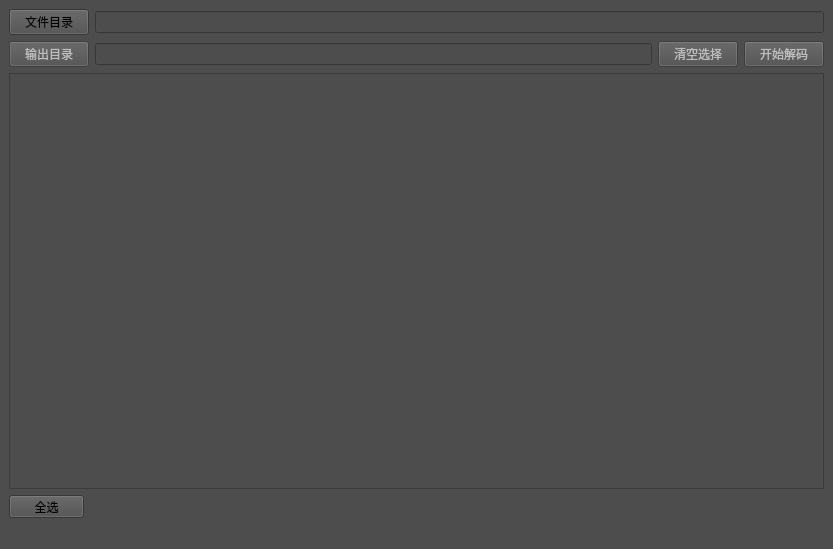
<?xml version="1.0" encoding="UTF-8"?>
<ui version="4.0">
 <class>MainWindow</class>
 <widget class="QMainWindow" name="MainWindow">
  <property name="geometry">
   <rect>
    <x>0</x>
    <y>0</y>
    <width>833</width>
    <height>549</height>
   </rect>
  </property>
  <property name="windowTitle">
   <string>网易云音频格式转换工具</string>
  </property>
  <property name="windowIcon">
   <iconset resource="res.qrc">
    <normaloff>:/images/icon.png</normaloff>:/images/icon.png</iconset>
  </property>
  <property name="styleSheet">
   <string notr="true">background-color: rgb(77, 77, 77);</string>
  </property>
  <widget class="QWidget" name="centralwidget">
   <layout class="QVBoxLayout" name="verticalLayout">
    <item>
     <layout class="QHBoxLayout" name="horizontalLayout">
      <item>
       <widget class="QPushButton" name="openDirPushButton">
        <property name="text">
         <string>文件目录</string>
        </property>
       </widget>
      </item>
      <item>
       <widget class="QLineEdit" name="inDirlLineEdit">
        <property name="readOnly">
         <bool>true</bool>
        </property>
       </widget>
      </item>
     </layout>
    </item>
    <item>
     <layout class="QHBoxLayout" name="horizontalLayout_2">
      <item>
       <widget class="QPushButton" name="outDirPushButton">
        <property name="enabled">
         <bool>false</bool>
        </property>
        <property name="text">
         <string>输出目录</string>
        </property>
       </widget>
      </item>
      <item>
       <widget class="QLineEdit" name="outDirlLineEdit">
        <property name="readOnly">
         <bool>true</bool>
        </property>
       </widget>
      </item>
      <item>
       <widget class="QPushButton" name="clearSelectPushButton">
        <property name="enabled">
         <bool>false</bool>
        </property>
        <property name="text">
         <string>清空选择</string>
        </property>
       </widget>
      </item>
      <item>
       <widget class="QPushButton" name="startDecodePushButton">
        <property name="enabled">
         <bool>false</bool>
        </property>
        <property name="text">
         <string>开始解码</string>
        </property>
       </widget>
      </item>
     </layout>
    </item>
    <item>
     <widget class="QTableWidget" name="tableWidget">
      <property name="sizeAdjustPolicy">
       <enum>QAbstractScrollArea::AdjustIgnored</enum>
      </property>
      <attribute name="horizontalHeaderVisible">
       <bool>true</bool>
      </attribute>
      <attribute name="horizontalHeaderStretchLastSection">
       <bool>false</bool>
      </attribute>
     </widget>
    </item>
    <item>
     <layout class="QHBoxLayout" name="horizontalLayout_3">
      <item>
       <widget class="QPushButton" name="checkAllPushButton">
        <property name="minimumSize">
         <size>
          <width>75</width>
          <height>23</height>
         </size>
        </property>
        <property name="maximumSize">
         <size>
          <width>75</width>
          <height>23</height>
         </size>
        </property>
        <property name="text">
         <string>全选</string>
        </property>
       </widget>
      </item>
      <item>
       <widget class="QLabel" name="label">
        <property name="text">
         <string/>
        </property>
       </widget>
      </item>
     </layout>
    </item>
   </layout>
  </widget>
  <widget class="QMenuBar" name="menubar">
   <property name="geometry">
    <rect>
     <x>0</x>
     <y>0</y>
     <width>833</width>
     <height>20</height>
    </rect>
   </property>
  </widget>
  <widget class="QStatusBar" name="statusbar"/>
 </widget>
 <resources>
  <include location="res.qrc"/>
 </resources>
 <connections/>
</ui>
